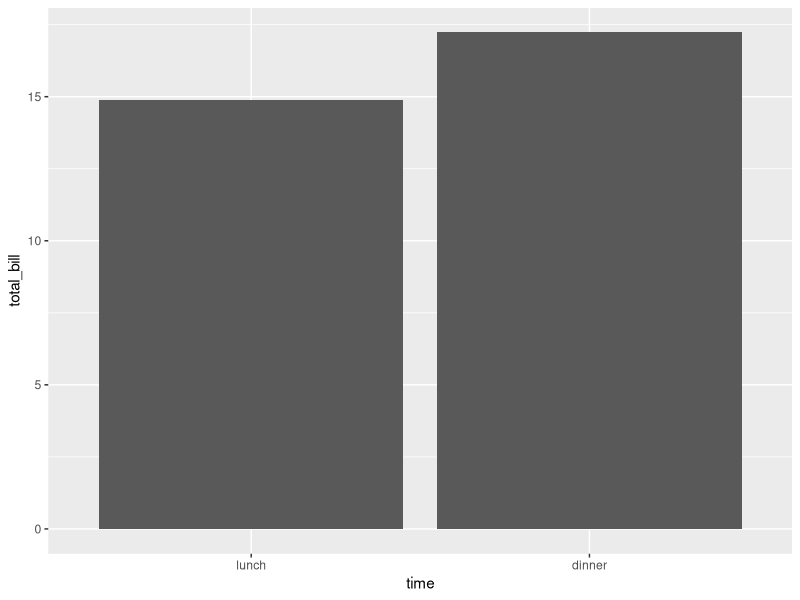

Recreate this plot in R.
#install.packages("ggplot2")

library("ggplot2")

dat<- data.frame(
  time = factor( c("lunch","dinner"), levels=c("lunch","dinner")),
  total_bill= c(14.89, 17.23)
  )
dat

ggplot(data=dat, aes(x=time, y=total_bill)) +
  geom_bar(stat="identity")

A<-2
A
A<-3
A
A<-3
A
B<-5
A < B
A > B
C <- "Profesorsita"
C
D <- "Diana"
D
D > C
D>C
D<C
!(TRUE)

varibale<-"hola mundo"
